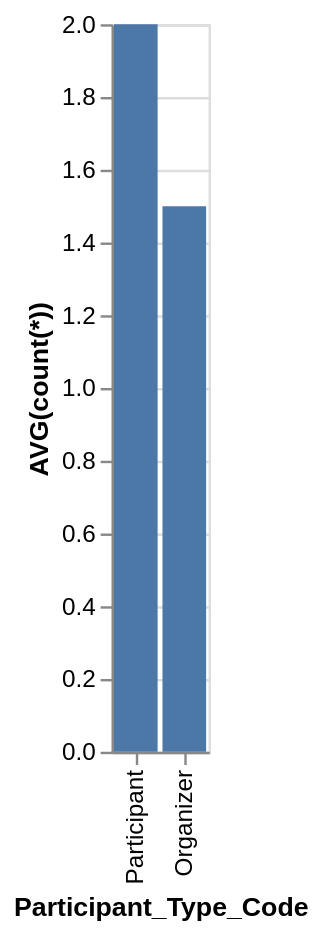

Vega-Lite specification stored for this chart:
### Vega-Lite specification from a JSON file in a GitHub repository (floating-point values rounded to 4 significant figures)
{"data": {"values": [{"x_data": "Participant", "y_data": 2}, {"x_data": "Organizer", "y_data": 1.5}]}, "mark": "bar", "encoding": {"x": {"field": "x_data", "type": "nominal", "title": "Participant_Type_Code", "sort": {"op": "sum", "field": "y_data", "order": "descending"}}, "y": {"field": "y_data", "type": "quantitative", "title": "AVG(count(*))"}}}
